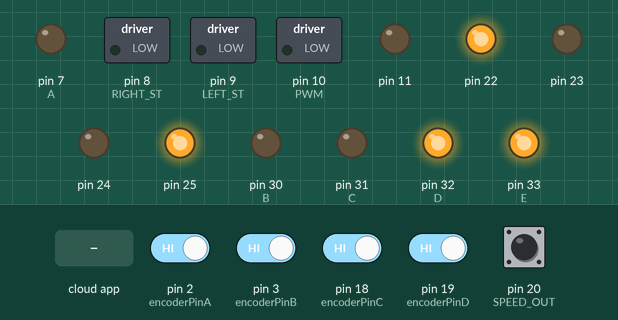
Simulated run of this sketch. Board: Arduino Mega 2560, built with avr-gcc and run on an emulated ATmega2560. On the bench: switched loads named in the sketch (green lamp = pin HIGH), output pins drawn as LEDs (lit = HIGH). The inputs (shaded band) are chosen by the test bench; at power-on: pin 2 (encoderPinA), pin 3 (encoderPinB), pin 18 (encoderPinC), pin 19 (encoderPinD), pin 20 (SPEED_OUT) HIGH. The ROS host is connected and sends only what is stated.

Above: at 1.2 s.
1.3 s: the phone or cloud app sets angular.z to -100
At 2.3 s:
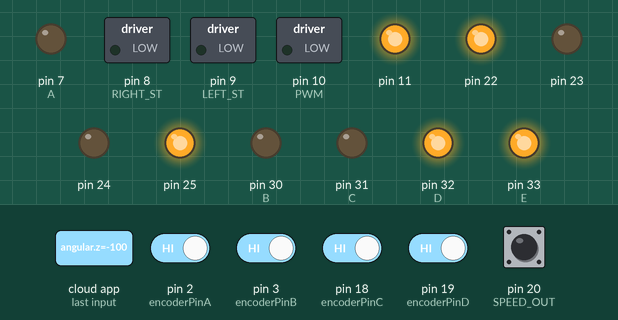
3.0 s: the phone or cloud app sets linear.x to 100
At 3.4 s:
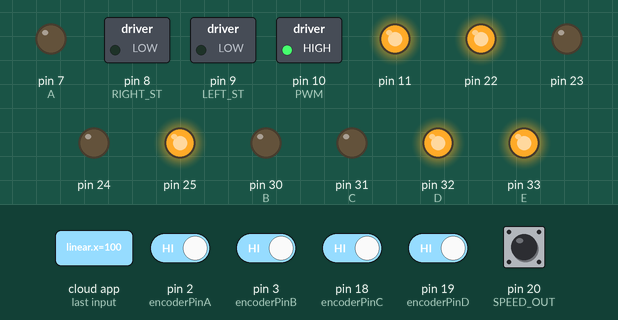
Timing chart, 0 to 6.0 s (numbered marks = the images above; inputs shaded):
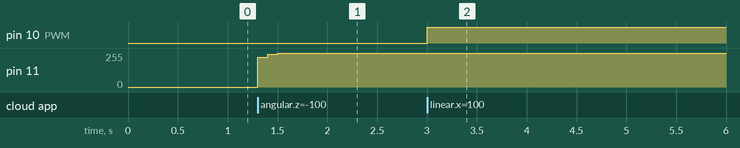

The sketch:

node_serial_backup0.ino
```cpp
#include <ros.h>
#include <geometry_msgs/Twist.h>

#define A  7
#define B  30

#define C  31
#define D  32
#define E  33

#define SPEED_OUT 20

#define FRONT 0
#define BACK  1
#define REVERSE_OKAY 20

int cnt=0;
int cnt_tmp = 0;
int cnt_DC_end = 0;

double angle_BLDC = 0;
double temp_angle_BLDC = 0;
double angular_velocity_BLDC = 0;

double input_v_BLDC = 0;
double error_BLDC;
double Ke_BLDC = 0.0688;
double Kp_BLDC = 0.20824;
double Ki_BLDC = 1.7062;

double PControl_BLDC;
double IControl_BLDC=0;
double PIControl_BLDC;
double PIControl_prev_BLDC = 0;
int pwm_in_BLDC, pwm_in_prev_BLDC;

const int encoderPinA = 2;
const int encoderPinB = 3;

const int encoderPinC = 18;
const int encoderPinD = 19;

double angle_L = 0;
double temp_angle_L = 0;
double angular_velocity_L = 0;

double angle_R = 0;
double temp_angle_R = 0;
double angular_velocity_R = 0;

double frequency=0;
double t=0;

int    input_dir_L = 0; // 0:front, 1:back
double input_v_L = 0;
double error_L;

int    input_dir_R = 0; // 0:front, 1:back
double input_v_R = 0;
double error_R;

double Ke_DC = 0.0382;
double Kp_DC = 0.083206/1.5;
double Ki_DC = 0.096457/1.5;

double PControl_L=0;
double IControl_L=0;
double PIControl_L=0;
int pwm_in_L=0;

double PControl_R=0;
double IControl_R=0;
double PIControl_R=0;
int pwm_in_R=0;

char BLDC_direction = HIGH; //BLDC 방향 제어, LOW 시계 방향, HIGH 반시계 방향

// ros 설정
void onTwist(const geometry_msgs::Twist &msg);
double ROBOT_WIDTH = 0.6;  // 서빙로봇의 폭(m)
double ROBOT_WHEEL_DIAMETER = 0.095; // 서빙로봇 바퀴 직경(m)
geometry_msgs::Twist twist;
ros::NodeHandle nh;
ros::Publisher pub("encoder_vel", &twist);
ros::Subscriber<geometry_msgs::Twist> sub("cmd_vel", &onTwist);

// 모터 역회전 방지
int cnt_L_reverse = 0;
int cnt_R_reverse = 0;
int cnt_dir = 0;  // 0:정회전 1:역회전
double input_v_L_temp = 0;
double input_v_R_temp = 0;
double input_v_L_previuos = 0;
double input_v_R_previuos = 0;
void check_reverse();

void setup()
{
  pinMode(encoderPinA, INPUT_PULLUP);
  attachInterrupt(0, doEncoderA, CHANGE);

  pinMode(encoderPinB, INPUT_PULLUP);
  attachInterrupt(1, doEncoderB, CHANGE);

  pinMode(encoderPinC, INPUT_PULLUP);
  attachInterrupt(5, doEncoderC, CHANGE);

  pinMode(encoderPinD, INPUT_PULLUP);
  attachInterrupt(4, doEncoderD, CHANGE);

  Serial.begin(9600);
  TCCR3A = (0<<WGM31) | (0<<WGM30); // CTC Mode
  TCCR3B = (1<<WGM33) |(1<<WGM32) | (1<<CS32) | (0<<CS31) | (1<<CS30) ; //1024분주  16,000,000/1,024 = 15,625

  ICR3 = 15625/10; //주파수 정하기 (15625/10일 때 10Hz)

  frequency = 15625/ICR3;
  t = 1/frequency; //제어주기

  TIMSK3 |= (1<<OCIE3A); // Compare 인터럽트 사용.
  sei();

  TCNT3 = 0; // 카운터 초기화

  pinMode(11, OUTPUT);
  pinMode(10, OUTPUT); //PWM

  pinMode(9, OUTPUT); //LEFT ST
  pinMode(8, OUTPUT); //RIGHT ST

  pinMode(22, OUTPUT);
  pinMode(23, OUTPUT); //LEFT_MOTOR 시계 반시계

  pinMode(24, OUTPUT);
  pinMode(25, OUTPUT); //RIGHT_MOTOR 시계 반시계

  digitalWrite(9, LOW); //LOW : ST, HIGH : SP
  digitalWrite(8, LOW); //LOW : ST, HIGH : SP

  digitalWrite(22, HIGH); //22 HIGH, 23 LOW : 시계방향
  digitalWrite(23, LOW); //22 LOW, 23 HIGH : 반시계방향

  digitalWrite(24, LOW); //24 HIGH, 25 LOW : 시계방향
  digitalWrite(25, HIGH); //24 LOW, 25 HIGH : 반시계방향

//  digitalWrite(22, LOW); //22 HIGH, 23 LOW : 시계방향
//  digitalWrite(23, HIGH); //22 LOW, 23 HIGH : 반시계방향
//
//  digitalWrite(24, HIGH); //24 HIGH, 25 LOW : 시계방향
//  digitalWrite(25, LOW); //24 LOW, 25 HIGH : 반시계방향

//BLDC MOTOR 초기 설정
  pinMode(A, OUTPUT);
  pinMode(B, OUTPUT);
  pinMode(C, OUTPUT);
  pinMode(D, OUTPUT);
  pinMode(E, OUTPUT);

  pinMode(SPEED_OUT, INPUT_PULLUP);
  attachInterrupt(3, encoder_interrupt, FALLING);
  // initialize
  digitalWrite(B, LOW);
  digitalWrite(C, LOW);
  digitalWrite(D, HIGH);
  digitalWrite(E, BLDC_direction); //BLDC 방향 제어

  nh.initNode();
  nh.advertise(pub);
  nh.subscribe(sub);
}

void loop()
{
  updateTwist();
  pub.publish(&twist);
  nh.spinOnce();
  //BLDC_step(1);
  delay(1);
}

ISR (TIMER3_COMPA_vect)  // Compare 인터럽트
{
  cnt++;

  //DC모터 Left 제어
 angular_velocity_L = (angle_L-temp_angle_L)/t;  //각속도 = 각속도변화/제어주기

  if(angular_velocity_L < 0)
    angular_velocity_L = -angular_velocity_L; //역방향 회전시 절댓값 변화

   temp_angle_L = angle_L; //이전 각도 저장

   error_L=input_v_L-angular_velocity_L; //PID 에러값

   PControl_L=Kp_DC*error_L;

   if(IControl_L < 100)
     IControl_L+=Ki_DC*error_L*t; //와인드업 방지

   PIControl_L = PControl_L + IControl_L;

   pwm_in_L = 255/24 * PIControl_L; //PI값을 PWM으로 변환

   if(pwm_in_L < 0)
   {
     pwm_in_L = 0;
   } //PWM 하한선
   else if(pwm_in_L > 255)
   {
     pwm_in_L = 255;
   } //PWM 상한선

   analogWrite(11, pwm_in_L); //PWM출력


    //DC모터 Right 제어
   angular_velocity_R = (angle_R-temp_angle_R)/t; //각속도 = 각속도변화/제어주기

   if(angular_velocity_R < 0)
     angular_velocity_R = -angular_velocity_R; //역방향 회전시 절댓값 변화

   temp_angle_R = angle_R; //이전 각도 저장

   error_R=input_v_R-angular_velocity_R; //PID 에러값

   PControl_R=Kp_DC*error_R;

   if(IControl_R < 100)
     IControl_R+=Ki_DC*error_R*t; //와인드업 방지

   PIControl_R = PControl_R + IControl_R;

   pwm_in_R = 255/24 * PIControl_R; //PI값을 PWM으로 변환

   if(pwm_in_R < 0)
   {
     pwm_in_R = 0;
   } //PWM 하한선
   else if(pwm_in_R > 255)
   {
     pwm_in_R = 255;
  } //PWM 상한선

  analogWrite(10, pwm_in_R);

//BLDC모터 제어
//  Serial.println((int)true);


  angular_velocity_BLDC = (angle_BLDC-temp_angle_BLDC)/t;
  if(angular_velocity_BLDC < 0)
    angular_velocity_BLDC = -angular_velocity_BLDC; //절대값

  temp_angle_BLDC = angle_BLDC;


  error_BLDC=input_v_BLDC-angular_velocity_BLDC;
  PControl_BLDC=Kp_BLDC*error_BLDC;

  if(IControl_BLDC < 100)
    IControl_BLDC+=Ki_BLDC*error_BLDC*t;


  PIControl_BLDC = PControl_BLDC + IControl_BLDC;

  pwm_in_BLDC = 255/24 * PIControl_BLDC;

  if(pwm_in_BLDC < 0)
  {
    pwm_in_BLDC = 0;
  }
  else if(pwm_in_BLDC > 255)
  {
    pwm_in_BLDC = 255;
  }


  analogWrite(A, pwm_in_BLDC);
//  Serial.println(angular_velocity_BLDC);

}


void doEncoderA(){

  angle_L += (digitalRead(encoderPinA)==digitalRead(encoderPinB))?0.0577:-0.0577; // 360/52/120 = 0.0577 (52 : 1회전시 52펄스, 120 : 감속비)

}

void doEncoderB(){

  angle_L += (digitalRead(encoderPinA)==digitalRead(encoderPinB))?-0.0577:0.0577; // 360/52/120 = 0.0577 (52 : 1회전시 52펄스, 120 : 감속비)

}

void doEncoderC(){

  angle_R += (digitalRead(encoderPinC)==digitalRead(encoderPinD))?0.0577:-0.0577; // 360/52/120 = 0.0577 (52 : 1회전시 52펄스, 120 : 감속비)

}

void doEncoderD(){

  angle_R += (digitalRead(encoderPinC)==digitalRead(encoderPinD))?-0.0577:0.0577; // 360/52/120 = 0.0577 (52 : 1회전시 52펄스, 120 : 감속비)

}

void encoder_interrupt()
{
  if(BLDC_direction == LOW) //시계방향
    angle_BLDC += 0.12;
  else if (BLDC_direction == HIGH) //반시계방향
    angle_BLDC -= 0.12;
}

void wheel_L_dir(int dir)
{
  if(dir==0)
  {
    digitalWrite(22, LOW); //22 HIGH, 23 LOW : 시계방향
    digitalWrite(23, HIGH); //22 LOW, 23 HIGH : 반시계방향
  }
  else if(dir==1)
  {
    digitalWrite(22, HIGH); //22 HIGH, 23 LOW : 시계방향
    digitalWrite(23, LOW); //22 LOW, 23 HIGH : 반시계방향
  }
}

void wheel_R_dir(int dir)
{
  if(dir==0)
  {
    digitalWrite(24, HIGH); //24 HIGH, 25 LOW : 시계방향
    digitalWrite(25, LOW); //24 LOW, 25 HIGH : 반시계방향
  }
  else if(dir==1)
  {
    digitalWrite(24, LOW); //24 HIGH, 25 LOW : 시계방향
    digitalWrite(25, HIGH); //24 LOW, 25 HIGH : 반시계방향
  }
}

// dc control function with Twist
void onTwist(const geometry_msgs::Twist &msg)
{
  double left_linear_speed = 0;
  double right_linear_speed = 0;

  left_linear_speed = msg.linear.x - msg.angular.z * ROBOT_WIDTH/2;
  right_linear_speed = msg.linear.x + msg.angular.z * ROBOT_WIDTH/2;

  // 바퀴 각속도 설정
  input_v_L_temp = (left_linear_speed / (ROBOT_WHEEL_DIAMETER * 3.1415 / 360));
  input_v_R_temp = (right_linear_speed / (ROBOT_WHEEL_DIAMETER * 3.1415 / 360));

  // 역회전 체크, 최종 각속도 입력
  check_reverse();

  // // 최종 바퀴 각속도 입력
  // input_v_L = input_v_L_temp;
  // input_v_R = input_v_R_temp;
}

// update twist for odom
void updateTwist()
{
  float angular_x = input_v_L;
  float angular_y = input_v_R;

  if(input_dir_L == 1){angular_x *= -1;}
  if(input_dir_R == 1){angular_y *= -1;}

  twist.angular.x = angular_x; // degree/sec left wheel
  twist.angular.y = angular_y; // degree/sec right wheel
}

// bldc 4bar control function
void BLDC_step(int cmd)
{

  // 4bar left down
  if(cmd == 0)
  {
    if(angle_BLDC > -49)
    {
      BLDC_direction == HIGH;
      digitalWrite(E, BLDC_direction);
      input_v_BLDC = 10;
    }
    else
    {
      input_v_BLDC = 0;
    }

  }

  // 4bar left up
  else if(cmd == 1)
  {
    if(angle_BLDC < 49)
    {
      BLDC_direction = LOW;
      digitalWrite(E, BLDC_direction);
      input_v_BLDC = 10;
    }
    else
    {
      input_v_BLDC = 0;
    }

  }

}

void check_reverse()
{
  // 왼쪽 바퀴
  // 모터 각속도 입력이 정방향일 경우
  if(input_v_L_temp > 0)
  {
    // 방향 상태와 입력이 같은 경우
    if(input_dir_L == FRONT)
    {
      input_v_L = input_v_L_temp; // 최종 바퀴 각속도 입력
      input_v_L_previuos = input_v_L; // 현재 바퀴 각속도 저장
      cnt_L_reverse = 0; // 역회전 감지 카운터 초기화
    }
    // 방향 상태와 입력이 다를 경우, 역회전
    else if(input_dir_L == BACK)
    {
      // 역회전 감지가 일정횟수 계속되면 올바른 신호로 파악
      if(++cnt_L_reverse > REVERSE_OKAY)
      {
        wheel_L_dir(FRONT);
        input_v_L = input_v_L_temp;
        input_v_L_previuos = input_v_L;
      }
      // 역회전이 감지되는 경우 이전 바퀴 각속도 입력
      else
      {
        input_v_L = 0;
        // input_v_L = input_v_L_previuos;
      }
    }
  }
  // 모터 각속도 입력이 역방향일 경우
  else if(input_v_L_temp < 0)
  {
    // 방향 상태와 입력이 같은 경우
    if(input_dir_L == BACK)
    {
      input_v_L = abs(input_v_L_temp); // 최종 바퀴 각속도 입력
      input_v_L_previuos = input_v_L; // 현재 바퀴 각속도 저장
      cnt_L_reverse = 0; // 역회전 감지 카운터 초기화
    }
    // 방향 상태와 입력이 다를 경우, 역회전
    else if(input_dir_L == FRONT)
    {
      // 역회전 감지가 일정횟수 계속되면 올바른 신호로 파악
      if(++cnt_L_reverse > REVERSE_OKAY)
      {
        wheel_L_dir(BACK);
        input_v_L = input_v_L_temp;
        input_v_L_previuos = input_v_L;
      }
      // 역회전이 감지되는 경우 이전 바퀴 각속도 입력
      else
      {
        input_v_L = 0;
        // input_v_L = input_v_L_previuos;
      }
    }
  }

  // 오른쪽 바퀴
  // 모터 각속도 입력이 정방향일 경우
  if(input_v_R_temp > 0)
  {
    // 방향 상태와 입력이 같은 경우
    if(input_dir_R == FRONT)
    {
      input_v_R = input_v_R_temp; // 최종 바퀴 각속도 입력
      input_v_R_previuos = input_v_R; // 현재 바퀴 각속도 저장
      cnt_R_reverse = 0; // 역회전 감지 카운터 초기화
    }
    // 방향 상태와 입력이 다를 경우, 역회전
    else if(input_dir_R == BACK)
    {
      // 역회전 감지가 일정횟수 계속되면 올바른 신호로 파악
      if(++cnt_R_reverse > REVERSE_OKAY)
      {
        wheel_R_dir(FRONT);
        input_v_R = input_v_R_temp;
        input_v_R_previuos = input_v_R;
      }
      // 역회전이 감지되는 경우 이전 바퀴 각속도 입R
      else
      {
        input_v_R = 0;
        // input_v_R = input_v_R_previuos;
      }
    }
  }
  // 모터 각속도 입력이 역방향일 경우
  else if(input_v_R_temp < 0)
  {
    // 방향 상태와 입력이 같은 경우
    if(input_dir_R == BACK)
    {
      input_v_R = input_v_R_temp; // 최종 바퀴 각속도 입력
      input_v_R_previuos = input_v_R; // 현재 바퀴 각속도 저장
      cnt_R_reverse = 0; // 역회전 감지 카운터 초기화
    }
    // 방향 상태와 입력이 다를 경우, 역회전
    else if(input_dir_R == FRONT)
    {
      // 역회전 감지가 일정횟수 계속되면 올바른 신호로 파악
      if(++cnt_R_reverse > REVERSE_OKAY)
      {
        wheel_R_dir(BACK);
        input_v_R = input_v_R_temp;
        input_v_R_previuos = input_v_R;
      }
      // 역회전이 감지되는 경우 이전 바퀴 각속도 입력
      else
      {
        input_v_R = 0;
        // input_v_R = input_v_R_previuos;
      }
    }
  }
}
```

node_serial0908.ino
```cpp

```

Measured:
- after the input at 1.3 s, pin 11: 0/255 → 224/255 at once, → 247/255 0.10 s later, → 255/255 0.10 s later
- after the input at 3.0 s, pin 10 (PWM): LOW → HIGH at once
